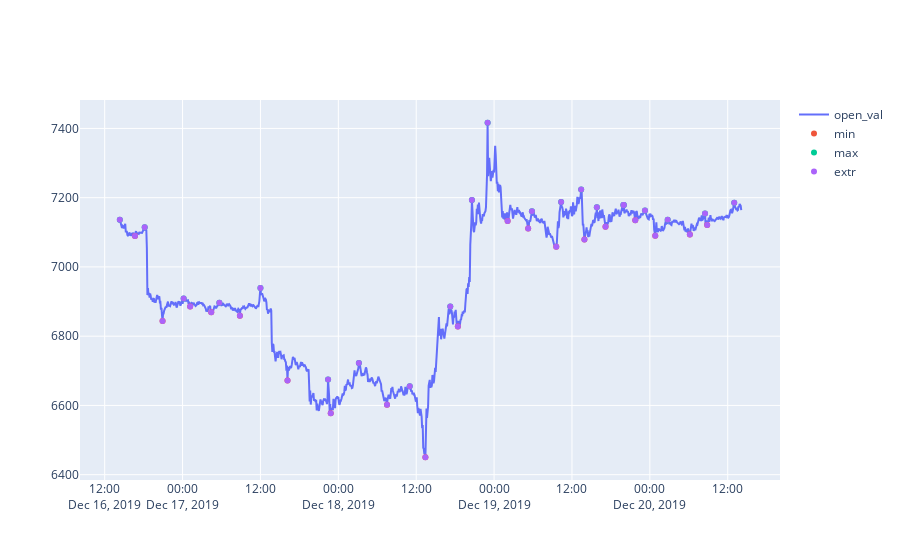

Notebook source saved alongside this figure:
### Code cell
# lags, prec =10, 0.9
# SetDataFrameFromLagPrec(lags,prec)
# ShowMyFig()
# график своеобразный и кривой, но вроде показательный. Наверняка можно сделать лучше. Но как?

n_sosed=20
n_lags=5  #сколько столбцов с Lag-ми создавать 

SetDataFrameMinMax(n_sosed,n_lags)
print ("Найдено {} экстремумов из {} значений".format(sd['is_extr'].sum(),len(sd)))
ShowMyFig2()

### Figure 1 — Plotly figure (JSON) as saved in the notebook; plotly's stock layout.template omitted (floating-point values rounded to 4 significant figures; data arrays with more than 128 entries replaced by an {"elided": "..."} marker saying what was removed)
{"data": [{"mode": "lines", "name": "open_val", "type": "scatter", "x": {"elided": "1152 str values"}, "y": {"elided": "1152 float values"}}, {"mode": "markers", "name": "min", "type": "scatter", "x": {"elided": "1152 str values"}, "y": {"elided": "1152 float values"}}, {"mode": "markers", "name": "max", "type": "scatter", "x": {"elided": "1152 str values"}, "y": {"elided": "1152 float values"}}, {"mode": "markers", "name": "extr", "type": "scatter", "x": {"elided": "1152 str values"}, "y": {"elided": "1152 float values"}}], "layout": {}}
